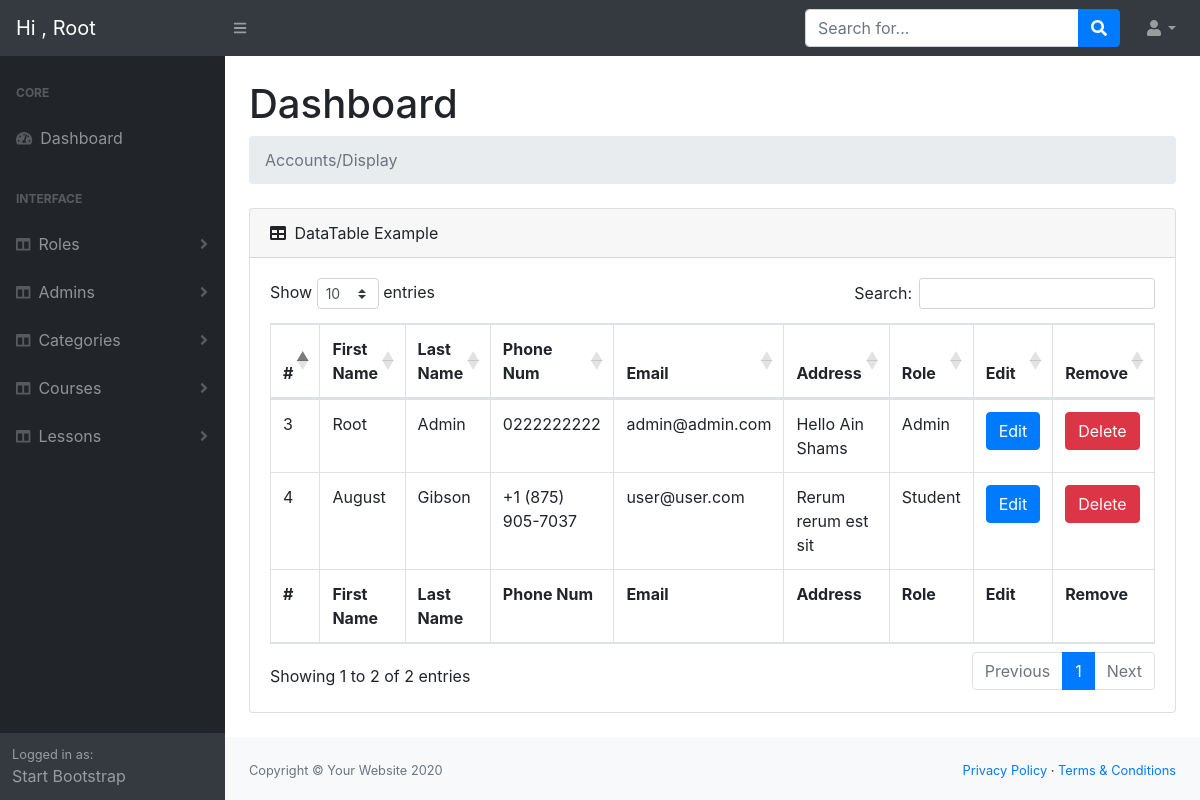
Page /dashboard/Admins/index.php (signed in) on the committed database.
### tables this page shows
CREATE TABLE `users` (
  `id` int(10) UNSIGNED NOT NULL,
  `fname` char(20) NOT NULL,
  `lname` char(20) NOT NULL,
  `phoneNum` char(20) NOT NULL,
  `email` char(35) NOT NULL,
  `password` char(32) NOT NULL,
  `address` char(40) NOT NULL,
  `gender` char(15) NOT NULL,
  `role_id` tinyint(3) UNSIGNED NOT NULL
);

CREATE TABLE `roles` (
  `id` tinyint(3) UNSIGNED NOT NULL,
  `title` char(30) NOT NULL
);

### dashboard/Admins/index.php (the view, shortened to what this page needs)
<?php
require '../helpers/functions.php';
$sql = "select users.id , users.fname,users.lname,users.phoneNum,users.email,users.address,users.gender,roles.title from users inner join roles on users.role_id = roles.id";
$op  = DoQuery($sql);
require '../layouts/header.php';
require '../layouts/nav.php';
require '../layouts/sidNav.php';
?>
<main>
    <div class="container-fluid">
        <h1 class="mt-4">Dashboard</h1>
        <ol class="breadcrumb mb-4">
        </ol>
        <div class="card mb-4">
            <div class="card-header">
                <i class="fas fa-table mr-1"></i>
                DataTable Example
            </div>
            <div class="card-body">
                <div class="table-responsive">
                    <table class="table table-bordered" id="dataTable" width="100%" cellspacing="0">
                        <thead>
                            <tr>
                                <th>#</th>
                                <th>First Name</th>
                                <th>Last Name</th>
                                <th>Phone Num</th>
                                <th>Email</th>
                                <th>Address</th>
                                <th>Role</th>
                                <th>Edit</th>
                                <th>Remove</th>
                            </tr>
                        </thead>
                        <tfoot>
                            <tr>
                                <th>#</th>
                                <th>First Name</th>
                                <th>Last Name</th>
                                <th>Phone Num</th>
                                <th>Email</th>
                                <th>Address</th>
                                <th>Role</th>
                                <th>Edit</th>
                                <th>Remove</th>
                            </tr>
                        </tfoot>
                        <tbody>
                            <?php
                            while ($data = mysqli_fetch_assoc($op)) {
                            ?>
                                <tr>
                                    <td><?php echo $data['id'] ?></td>
                                    <td><?php echo $data['fname'] ?></td>
                                    <td><?php echo $data['lname'] ?></td>
                                    <td><?php echo $data['phoneNum'] ?></td>
                                    <td><?php echo $data['email'] ?></td>
                                    <td><?php echo $data['address'] ?></td>
                                    <td><?php echo $data['title'] ?></td>
                                    <td> <a href='edit.php?id=<?php echo $data['id'];  ?>' class='btn btn-primary m-r-1em'>Edit</a> </td>
                                    <td> <a href='delete.php?id=<?php echo $data['id'] ?>' class='btn btn-danger m-r-1em'>Delete</a> </td>
                                </tr>
                            <?php } ?>
                        </tbody>
                    </table>
                </div>
            </div>
        </div>
    </div>
</main>
<?php
require '../layouts/footer.php';
?>

### rows in the picture
users: id "3", fname "Root", lname "Admin", phoneNum "0222222222", email "admin@admin.com", address "Hello Ain Shams", role.title "Admin"
users: id "4", fname "August", lname "Gibson", phoneNum "+1 (875) 905-7037", email "user@user.com", address "Rerum rerum est sit", role.title "Student"

### other values in the picture
$_SESSION['user']['fname'] "Root"
$module "Roles"
$module "Admins"
$module "Categories"
$module "Courses"
$module "Lessons"
$message "Accounts/Display"
